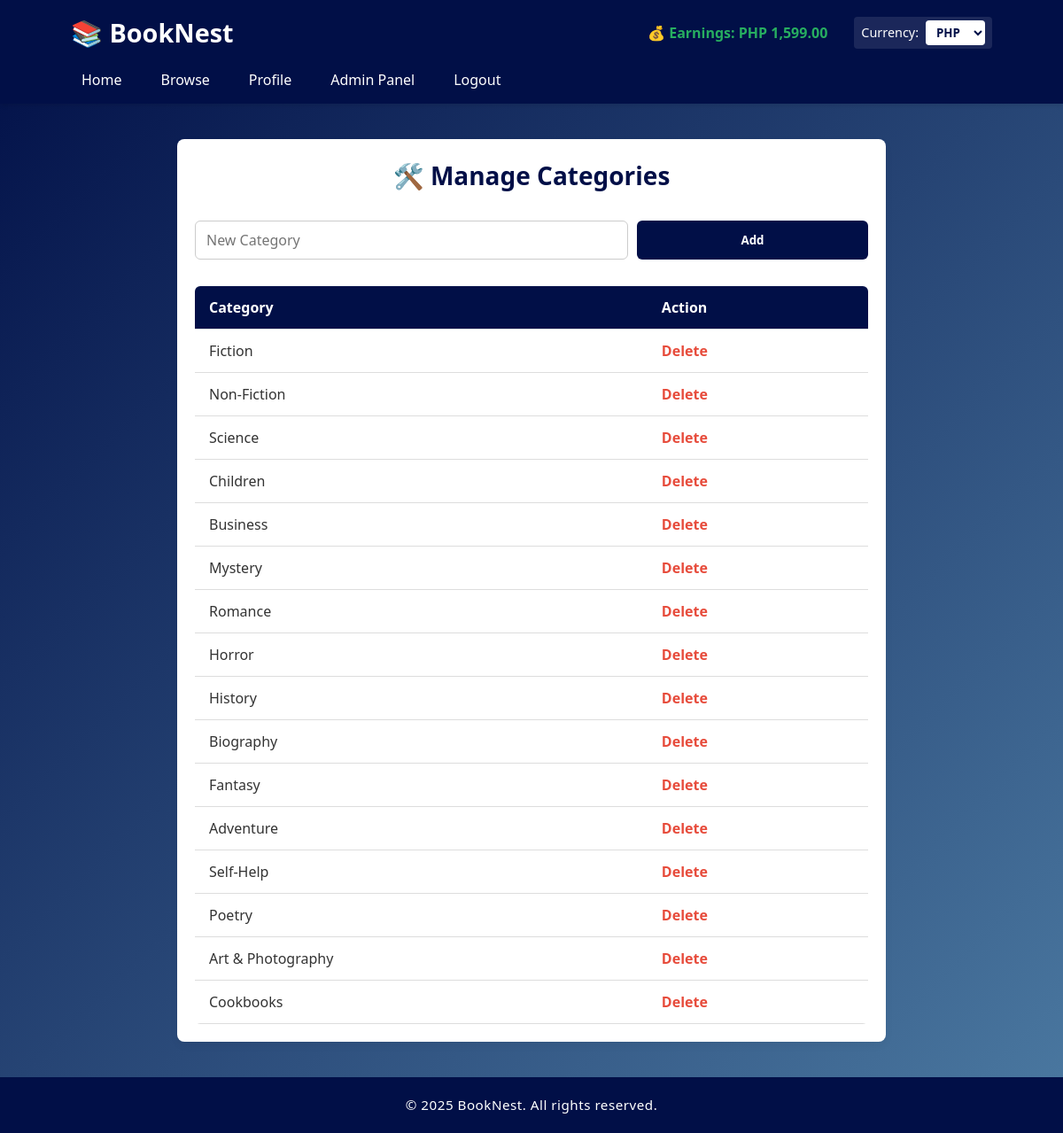
Page /admin-categories.php (signed in) on the committed database.
### tables this page shows
CREATE TABLE `categories` (
  `category_id` int(11) NOT NULL,
  `name` varchar(100) NOT NULL
);

### admin-categories.php (the view, shortened to what this page needs)
<?php
include 'includes/header.php';
$result = $conn->query("SELECT * FROM categories");
?>
<div class="container">
    <div class="categories-container">
        <h2>🛠️ Manage Categories</h2>
        <form method="post">
            <input type="text" name="category_name" placeholder="New Category" required>
            <button type="submit" name="add_category">Add</button>
        </form>
        <table>
            <tr><th>Category</th><th>Action</th></tr>
            <?php while ($row = $result->fetch_assoc()): ?>
                <tr>
                    <td><?php echo $row['name']; ?></td>
                    <td><a href="?delete=<?php echo $row['category_id']; ?>">Delete</a></td>
                </tr>
            <?php endwhile; ?>
        </table>
    </div>
</div>
<?php include 'includes/footer.php'; ?>

### css/header.css (style rules this page uses)
* { font-family: 'Segoe UI', Tahoma, Geneva, Verdana, sans-serif; margin: 0; padding: 0; box-sizing: border-box; }
body { background-color: #f9f9f9; color: #333; line-height: 1.5; }

### css/admincategories.css (style rules this page uses)
body { background: linear-gradient(135deg, #010F47 0%, #4B79A1 100%); font-family: 'Segoe UI', Tahoma, Geneva, Verdana, sans-serif; color: #333; margin: 0; padding: 0; min-height: 100vh; }
.container { max-width: 1200px; margin: 40px auto; padding: 0 20px; }
.categories-container { max-width: 800px; margin: 40px auto; padding: 20px; background-color: #ffffff; border-radius: 8px; box-shadow: 0 4px 10px rgba(0, 0, 0, 0.05); }
.categories-container h2 { text-align: center; color: #010F47; margin-bottom: 30px; font-size: 28px; }
.categories-container form { display: flex; justify-content: center; gap: 10px; margin-bottom: 30px; flex-wrap: wrap; }
.categories-container input[type="text"] { flex: 1 1 60%; padding: 10px 12px; border: 1px solid #ccc; border-radius: 6px; font-size: 16px; }
.categories-container button { flex: 1 1 30%; padding: 10px 18px; background-color: #010F47; color: #fff; border: none; border-radius: 6px; font-weight: bold; cursor: pointer; transition: background-color 0.3s ease; }
table { width: 100%; border-collapse: collapse; background-color: #fff; border-radius: 6px; overflow: hidden; }
th, td { padding: 12px 16px; text-align: left; border-bottom: 1px solid #ddd; }
th { background-color: #010F47; color: white; font-weight: bold; }
td a { color: #e74c3c; text-decoration: none; font-weight: bold; }

### rows in the picture
categories: name "Fiction"
categories: name "Non-Fiction"
categories: name "Science"
categories: name "Children"
categories: name "Business"
categories: name "Mystery"
categories: name "Romance"
categories: name "Horror"
categories: name "History"
categories: name "Biography"
categories: name "Fantasy"
categories: name "Adventure"
categories: name "Self-Help"
categories: name "Poetry"
categories: name "Art & Photography"
categories: name "Cookbooks"

### other values in the picture
$wallet_display "Earnings: PHP 1,599.00"
form field currency_id "PHP"
